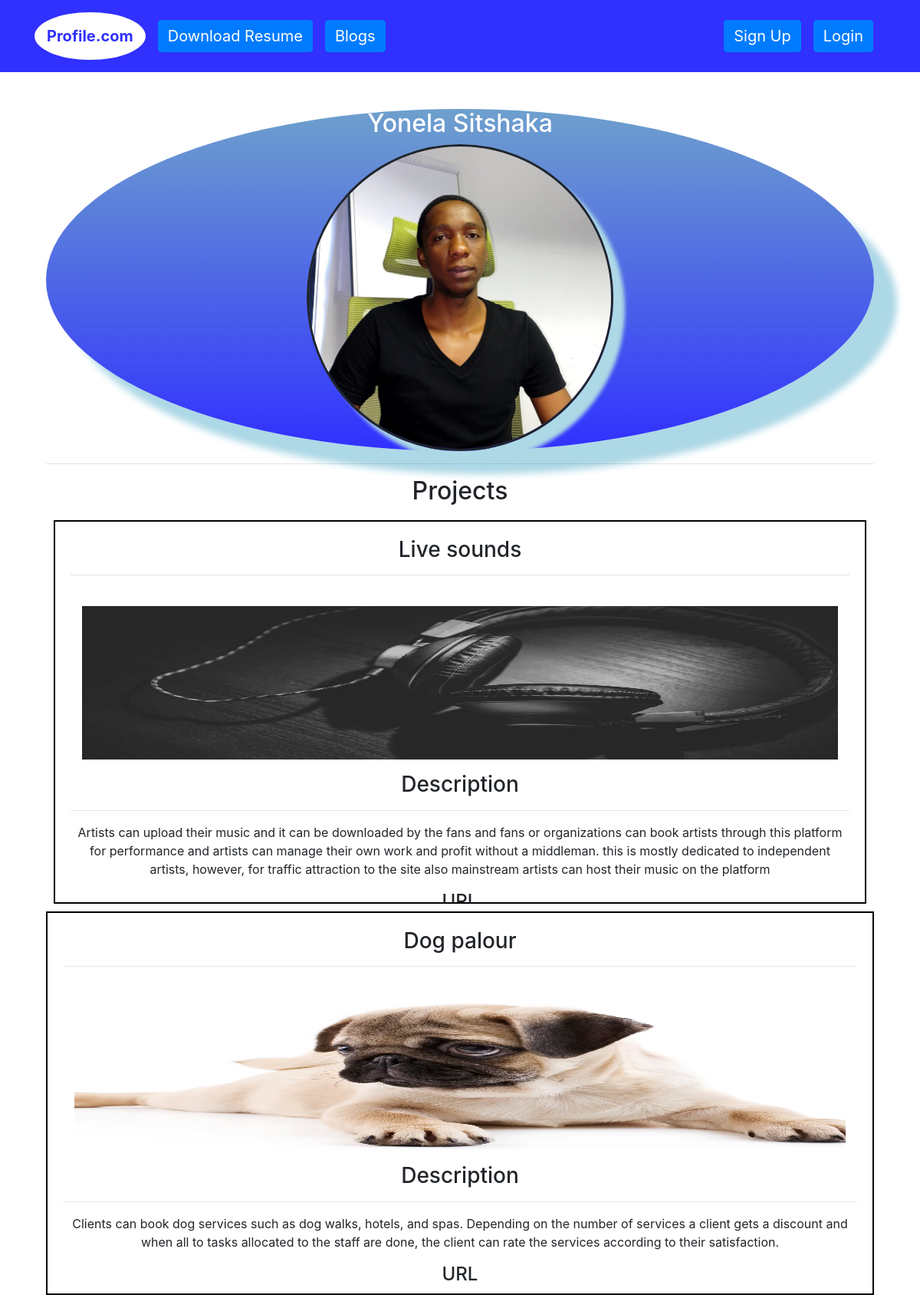
The page / on the database its author committed.
### Portfolio/models.py (models this page shows)
class Project(models.Model):
    title = models.CharField(max_length=100)
    description = models.TextField()
    image = models.ImageField(upload_to='Portfolio/images')
    url = models.URLField(blank=True)

### Portfolio/views.py (the view)
# urls.py: 2. Add a URL to urlpatterns:  path('', views.home, name='home')
def home(request):
    project = Project.objects.all()
    return render(request, 'Portfolio/home.html',{'project':project})

### Portfolio/templates/Portfolio/home.html (shortened to what this page needs)
{% extends "Portfolio/base.html" %}
{% block content %}
      <div class="text-center container">
        <div class="text-center" style="background-image: linear-gradient(#6ea0cd, #3030ff);box-shadow:30px 30px 10px lightblue;border-radius:60%">
          <div><h2  style="color:white">Yonela Sitshaka</h2></div>
            {% load static %}
        <img width="inherit" height=400px src="{% static 'Portfolio/MyProfile.jpg'%}" style="border-radius:50%; border:solid 3px; black;box-shadow: 15px 15px 5px lightblue;"/>
      </div>
      <hr/>
      <div style="">
              <div class="text-center"><h2> Projects</h2></div>
        <div class="" style="display: grid;  grid-template-columns: auto auto auto;padding: 10px;">
            {% for item in project %}
                <div class=" text-center container grid-item" style="padding: 20px;border:solid 2px black;height:500px;overflow:hidden;overflow:scroll;overflow-x:scroll;overflow-y:auto;">
                    <div id="projectTitle">
                        <h3>{{item.title}}</h3>
                    </div>
                    <hr/>
                    <br/>
                    <div id="projectImage" class="container" style="max-with:500px">
                        <img min-with="500px" height="200px " width="inherit" style="position:center; width:100%" src="{{item.image.url}}"/>
                    </div>
                    <div id="projectdescription">
                        <p>
                            <h3>Description</h3>
                            <hr/>
                            {{item.description}}
                        </p>
                    </div>
                    {% if item.url %}
                    <div>
                        <h4>URL</h4>
                    </div>
                    <div>
                        <p>{{item.url}}</p>
                    </div>
                     {% endif %}
                </div>
                </div>
            {% endfor %}
      </div>
    </div>
 {% endblock %}

### rows shown on the page
Project: title "Live sounds", image (picture), description "Artists can upload their music and it can be downloaded by the fans and fans or organizations can book artists through this platform for performance and artists can manage their own work and profit without a middleman. this is mostly dedicated to independent artists, however, for traffic attraction to the site also mainstream artists can host their music on the platform"
Project: title "Dog palour", image (picture), description "Clients can book dog services such as dog walks, hotels, and spas. Depending on the number of services a client gets a discount and when all to tasks allocated to the staff are done, the client can rate the services according to their satisfaction."
